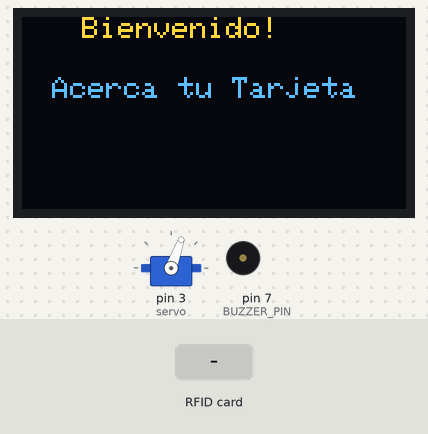
Recording of a sketch running on a simulated Arduino Uno, built with avr-gcc and run on an emulated ATmega328P. Shown: servo, 128×64 one-colour display, buzzer (waves = sounding, pin HIGH). The test bench sets the inputs (shaded band). The OLED is the two-colour kind (top 16 rows yellow); pins used as bus, display or sensor lines are not drawn; what the sketch prints to the serial monitor is not drawn.

Above: at 1.2 s.
1.3 s: RFID card 99 05 46 02 held to the reader
At 3.3 s:
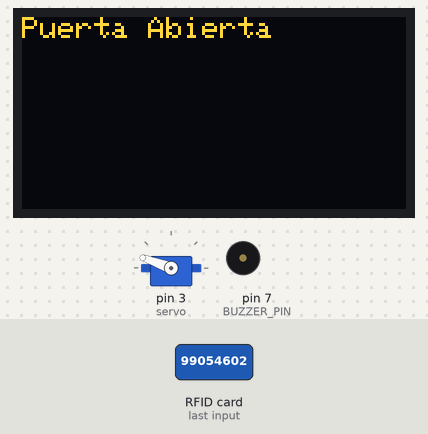
3.4 s: RFID card 5E 7A 19 C4 held to the reader
At 5.5 s:
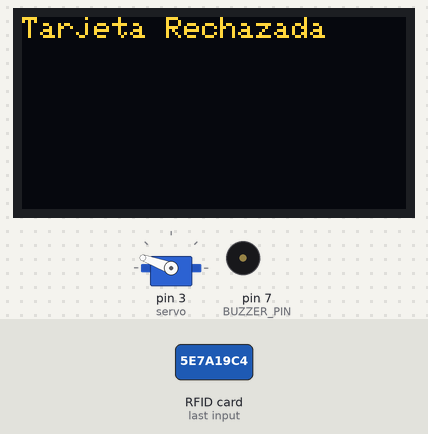
6.4 s: RFID card 99 05 46 02 held to the reader
At 8.9 s:
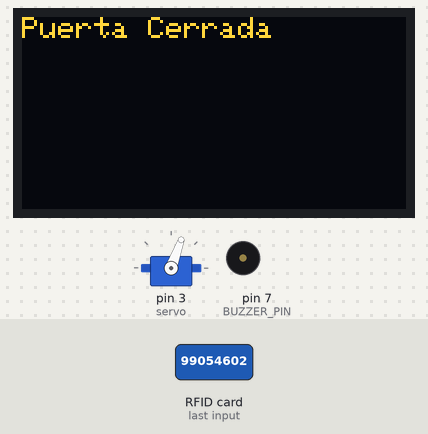
Timing chart, 0 to 10.4 s (numbered marks = the images above; inputs shaded):
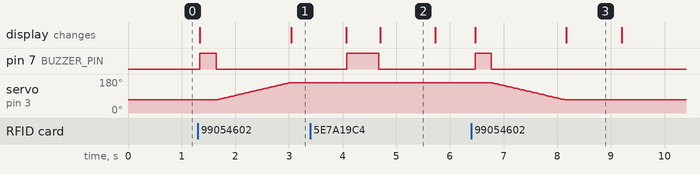

The sketch:

main.ino
```cpp
#include <Servo.h>
#include <SPI.h>
#include <MFRC522.h>
#include <Adafruit_GFX.h>
#include <Adafruit_SSD1306.h>

#define SS_PIN 10
#define RST_PIN 9
String UID = "99 05 46 02";
byte lock = 0;
#define BUZZER_PIN 7
Servo servo;

// OLED configuración
#define SCREEN_WIDTH 128
#define SCREEN_HEIGHT 64
Adafruit_SSD1306 display(SCREEN_WIDTH, SCREEN_HEIGHT, &Wire, -1);

// RFID
MFRC522 rfid(SS_PIN, RST_PIN);

// Función para mover el servo suavemente
void moverServoSuave(int posInicial, int posFinal, int paso=1, int delayMs=15) {
  if (posFinal > posInicial) {
    for (int i = posInicial; i <= posFinal; i += paso) {
      servo.write(i);
      delay(delayMs);
    }
  } else {
    for (int i = posInicial; i >= posFinal; i -= paso) {
      servo.write(i);
      delay(delayMs);
    }
  }
}

void setup() {
  Serial.begin(9600);

  // Buzzer
  pinMode(BUZZER_PIN, OUTPUT);

  // Servo
  servo.attach(3);
  servo.write(70); // posición inicial

  // OLED
  if(!display.begin(SSD1306_SWITCHCAPVCC, 0x3C)) {
    Serial.println(F("SSD1306 no encontrado"));
    for(;;);
  }
  display.clearDisplay();
  display.setTextSize(1);
  display.setTextColor(SSD1306_WHITE);

  // RFID
  SPI.begin();
  rfid.PCD_Init();

  Serial.println(F("Sistema listo. Acerca tarjeta..."));
}

void loop() {
  // Mensaje en OLED
  display.clearDisplay();
  display.setCursor(20, 0);
  display.println("Bienvenido!");
  display.setCursor(10, 20);
  display.println("Acerca tu Tarjeta");
  display.display();

  if (!rfid.PICC_IsNewCardPresent())
    return;
  if (!rfid.PICC_ReadCardSerial())
    return;

  // Construir UID leído
  String ID = "";
  for (byte i = 0; i < rfid.uid.size; i++) {
    if (i > 0) ID += " ";
    if (rfid.uid.uidByte[i] < 0x10) ID += "0";
    ID += String(rfid.uid.uidByte[i], HEX);
  }
  ID.toUpperCase();

  Serial.print("UID detectado: ");
  Serial.println(ID);

  // Comparación
  if (ID == UID && lock == 0) {
    display.clearDisplay();
    display.setCursor(0, 0);
    display.println("Tarjeta Aceptada");
    display.display();
    digitalWrite(BUZZER_PIN, HIGH);
    delay(300);
    digitalWrite(BUZZER_PIN, LOW);
    moverServoSuave(servo.read(), 160); // abrir suavemente
    display.clearDisplay();
    display.setCursor(0, 0);
    display.println("Puerta Abierta");
    display.display();
    delay(1000);
    lock = 1;
  }
  else if (ID == UID && lock == 1) {
    display.clearDisplay();
    display.setCursor(0, 0);
    display.println("Tarjeta Aceptada");
    display.display();
    digitalWrite(BUZZER_PIN, HIGH);
    delay(300);
    digitalWrite(BUZZER_PIN, LOW);
    moverServoSuave(servo.read(), 70);  // cerrar suavemente
    display.clearDisplay();
    display.setCursor(0, 0);
    display.println("Puerta Cerrada");
    display.display();
    delay(1000);
    lock = 0;
  }
  else {
    digitalWrite(BUZZER_PIN, HIGH);
    delay(600);
    digitalWrite(BUZZER_PIN, LOW);
    display.clearDisplay();
    display.setCursor(0, 0);
    display.println("Tarjeta Rechazada");
    display.display();
    delay(1000);
  }

  rfid.PICC_HaltA();  // Detener lectura hasta retirar tarjeta
}
```

Measured:
- after the input at 1.3 s, pin 7 (BUZZER_PIN): LOW → HIGH at once, → LOW 0.30 s later; servo on pin 3 (servo): moves from 70° to 160° over 1.3 s, starting after 0.37 s; the display: first changes at once (image 1 shows a later state)
- after the input at 3.4 s, pin 7 (BUZZER_PIN): LOW → HIGH after 0.67 s, → LOW 0.60 s later; the display: first differs from a run without the input after 1.3 s (image 2)
- after the input at 6.4 s, pin 7 (BUZZER_PIN): LOW → HIGH after 0.07 s, → LOW 0.30 s later; servo on pin 3 (servo): moves from 160° to 70° over 1.3 s, starting after 0.40 s; the display: first changes after 0.07 s (image 3 shows a later state)
- what the display in image 2 shows lasts 1.0 s, from 4.7 s to 5.7 s
